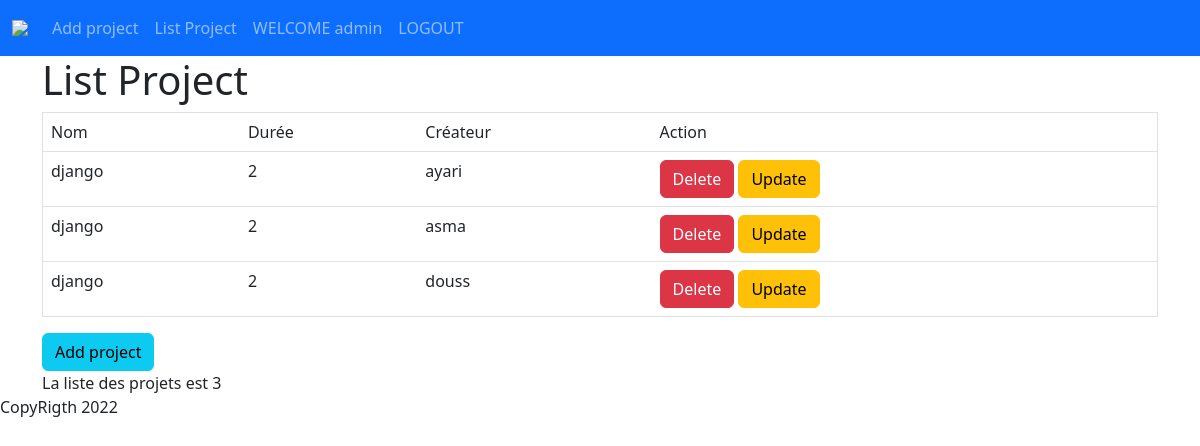
The page /App/Affiche/ (signed in) on the database as committed earlier.
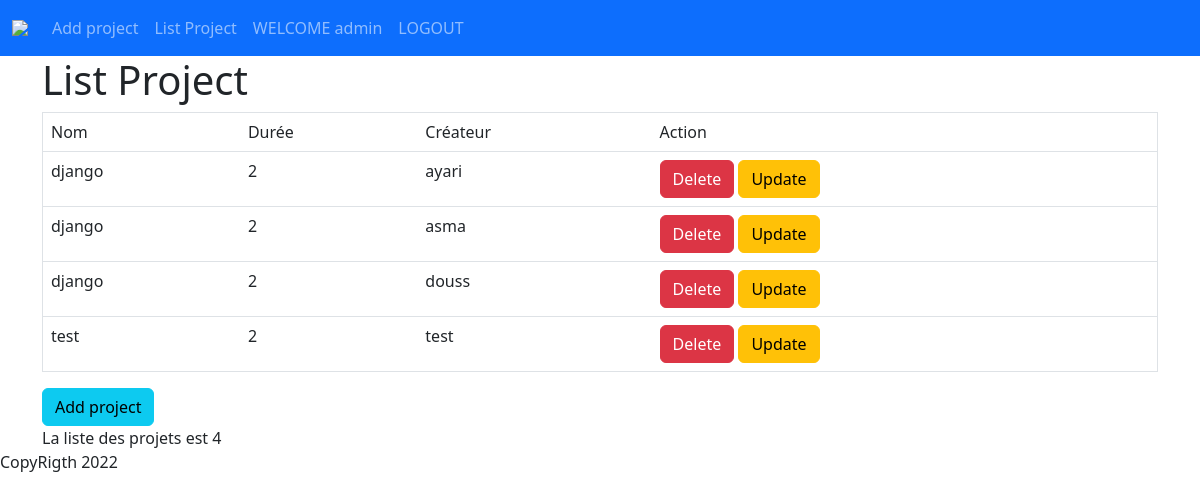
The same page on the database as committed later.
### App/models.py (models this page shows, shortened)
class Projet(models.Model):
    nom_projet= models.CharField(max_length=255)
    duree_projet= models.IntegerField('duree estimee',default=0)
    etat= models.BooleanField(default=False)
    temps_alouee= models.IntegerField(validators=[MinValueValidator(1),MaxValueValidator(10)])
    membres= models.ManyToManyField(
        Etudiant,
        related_name="les_projets",
        through= 'memberShipInProject'
    )
    createur=models.OneToOneField(
        Etudiant,
        on_delete=models.SET_NULL,
        null=True
    )
    superviseur= models.ForeignKey(
        coach,
        on_delete=models.CASCADE
    )

class User(models.Model):
    nom= models.CharField('Nom',max_length=255)
    prenom= models.CharField(max_length=255)
    email= models.EmailField(validators=[is_mail_esprit])

### App/views.py (the view)
# urls.py: path('Affiche/',Affiche,name="Aff"),
@login_required(login_url="login")
def Affiche(request):
    projets=Projet.objects.all()
    resultat= "--".join(p.nom_projet for p in projets)
    return render(request,'App/Affiche.html',{'projets':projets})

### Templates/App/Affiche.html
{% extends 'base.html' %}
{% block content %}
<h1>List Project</h1>
<table border="1" class="table">
    <tr>
        <td>Nom</td>
        <td>Durée</td>
        <td>Créateur</td>
        <td>Action</td>
    </tr>
{% for p in projets %}
<tr>
    <td>{{ p.nom_projet}}</td>
    <td>{{ p.duree_projet}}</td>
    <td>{{ p.createur.nom}}</td>
    <td><a href="{% url 'delete_projet' p.id %}" class="btn btn-danger">Delete</a>
    <a href="{% url 'update_projet' p.id %}" class="btn btn-warning">Update</a></td>
</tr>
{% endfor %}
</table>
<a href="{% url 'add_projet' %}" class="btn btn-info">Add project</a><br>
La liste des projets est {{projets|length}}
{% endblock  %}

Rows that differ between the two databases and show on the page:
added Projet: nom_projet "test", duree_projet "2", createur.nom "test"
Other text that changed with them:
{{ projets|length }}: "3" → "4"
